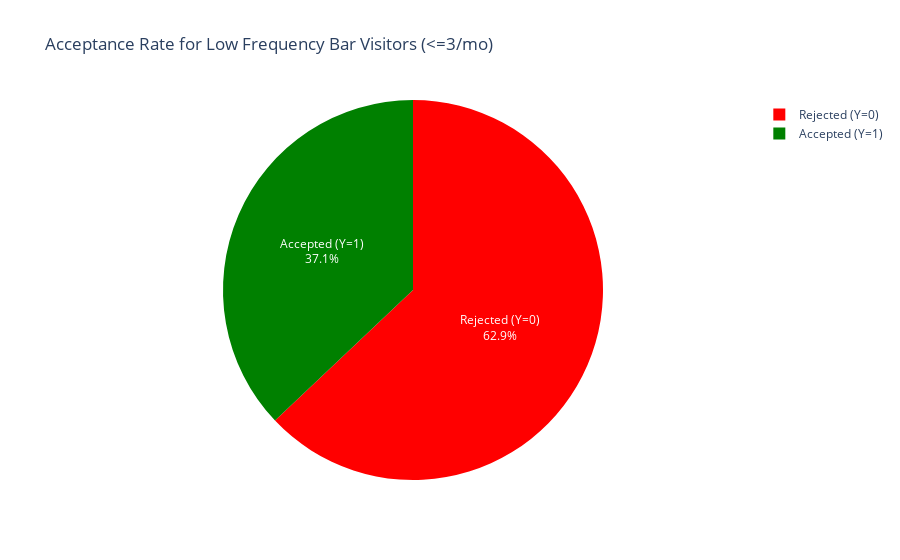
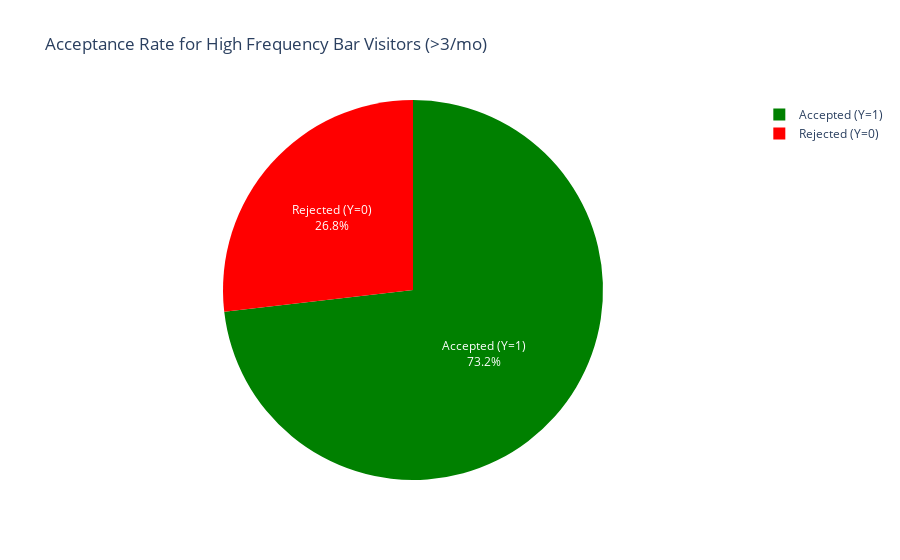

Notebook cell for these charts, in order:
### Code cell
# Plot 1: Low Frequency Visitors (Index 2 and 3)
low_freq_data = pie_data[pie_data['Bar_Frequency_Group'] == 'Low Frequency (<=3/mo)'].copy()
low_freq_data['Acceptance'] = low_freq_data['Y'].map({1: 'Accepted (Y=1)', 0: 'Rejected (Y=0)'})

fig1 = px.pie(
    low_freq_data,
    names='Acceptance',
    values='Count',
    title='Acceptance Rate for Low Frequency Bar Visitors (<=3/mo)',
    color='Acceptance',
    color_discrete_map={'Accepted (Y=1)':'green', 'Rejected (Y=0)':'red'}
)
fig1.update_traces(textinfo='percent+label')
fig1.update_layout(autosize=True)

# Plot 2: High Frequency Visitors (Index 0 and 1) ---
high_freq_data = pie_data[pie_data['Bar_Frequency_Group'] == 'High Frequency (>3/mo)'].copy()
high_freq_data['Acceptance'] = high_freq_data['Y'].map({1: 'Accepted (Y=1)', 0: 'Rejected (Y=0)'})

fig2 = px.pie(
    high_freq_data,
    names='Acceptance',
    values='Count',
    title='Acceptance Rate for High Frequency Bar Visitors (>3/mo)',
    color='Acceptance',
    color_discrete_map={'Accepted (Y=1)':'green', 'Rejected (Y=0)':'red'}
)
fig2.update_traces(textinfo='percent+label')
fig2.update_layout(autosize=True)

fig1.show()
fig1.write_image("./images/low_frequency_visitors.png")
fig2.show()
fig2.write_image("./images/high_frequency_visitors.png")

### Figure 1 — Plotly figure (JSON) as saved in the notebook; plotly's stock layout.template omitted (floating-point values rounded to 4 significant figures)
{"data": [{"customdata": [["Rejected (Y=0)"], ["Accepted (Y=1)"]], "domain": {"x": [0, 1], "y": [0, 1]}, "hovertemplate": "Acceptance=%{customdata[0]}<br>Count=%{value}<extra></extra>", "labels": ["Rejected (Y=0)", "Accepted (Y=1)"], "legendgroup": "", "marker": {"colors": ["red", "green"]}, "name": "", "showlegend": true, "textinfo": "percent+label", "type": "pie", "values": [1131, 666]}], "layout": {"autosize": true, "legend": {"tracegroupgap": 0}, "title": {"text": "Acceptance Rate for Low Frequency Bar Visitors (<=3/mo)"}}}

### Figure 2 — Plotly figure (JSON) as saved in the notebook; plotly's stock layout.template omitted (floating-point values rounded to 4 significant figures)
{"data": [{"customdata": [["Rejected (Y=0)"], ["Accepted (Y=1)"]], "domain": {"x": [0, 1], "y": [0, 1]}, "hovertemplate": "Acceptance=%{customdata[0]}<br>Count=%{value}<extra></extra>", "labels": ["Rejected (Y=0)", "Accepted (Y=1)"], "legendgroup": "", "marker": {"colors": ["red", "green"]}, "name": "", "showlegend": true, "textinfo": "percent+label", "type": "pie", "values": [59, 161]}], "layout": {"autosize": true, "legend": {"tracegroupgap": 0}, "title": {"text": "Acceptance Rate for High Frequency Bar Visitors (>3/mo)"}}}
